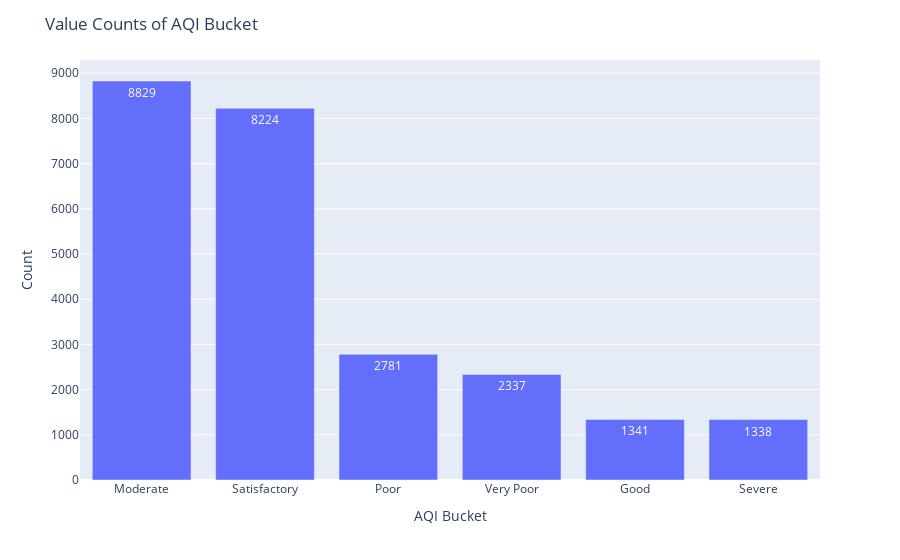

Notebook source saved alongside this figure:
### Code cell
# Bar plot showing AQI bucket distribution

fig = px.bar(df['AQI_Bucket'].value_counts().reset_index(), x='AQI_Bucket', y='count', text='count')
fig.update_layout(
    title='Value Counts of AQI Bucket',
    xaxis_title='AQI Bucket',
    yaxis_title='Count'
)
fig.show()

### Figure 1 — Plotly figure (JSON) as saved in the notebook; plotly's stock layout.template omitted (floating-point values rounded to 4 significant figures)
{"data": [{"alignmentgroup": "True", "hovertemplate": "AQI_Bucket=%{x}<br>count=%{text}<extra></extra>", "legendgroup": "", "marker": {"color": "#636efa", "pattern": {"shape": ""}}, "name": "", "offsetgroup": "", "orientation": "v", "showlegend": false, "text": [8829, 8224, 2781, 2337, 1341, 1338], "textposition": "auto", "type": "bar", "x": ["Moderate", "Satisfactory", "Poor", "Very Poor", "Good", "Severe"], "xaxis": "x", "y": [8829, 8224, 2781, 2337, 1341, 1338], "yaxis": "y"}], "layout": {"barmode": "relative", "legend": {"tracegroupgap": 0}, "margin": {"t": 60}, "title": {"text": "Value Counts of AQI Bucket"}, "xaxis": {"anchor": "y", "domain": [0, 1], "title": {"text": "AQI Bucket"}}, "yaxis": {"anchor": "x", "domain": [0, 1], "title": {"text": "Count"}}}}
